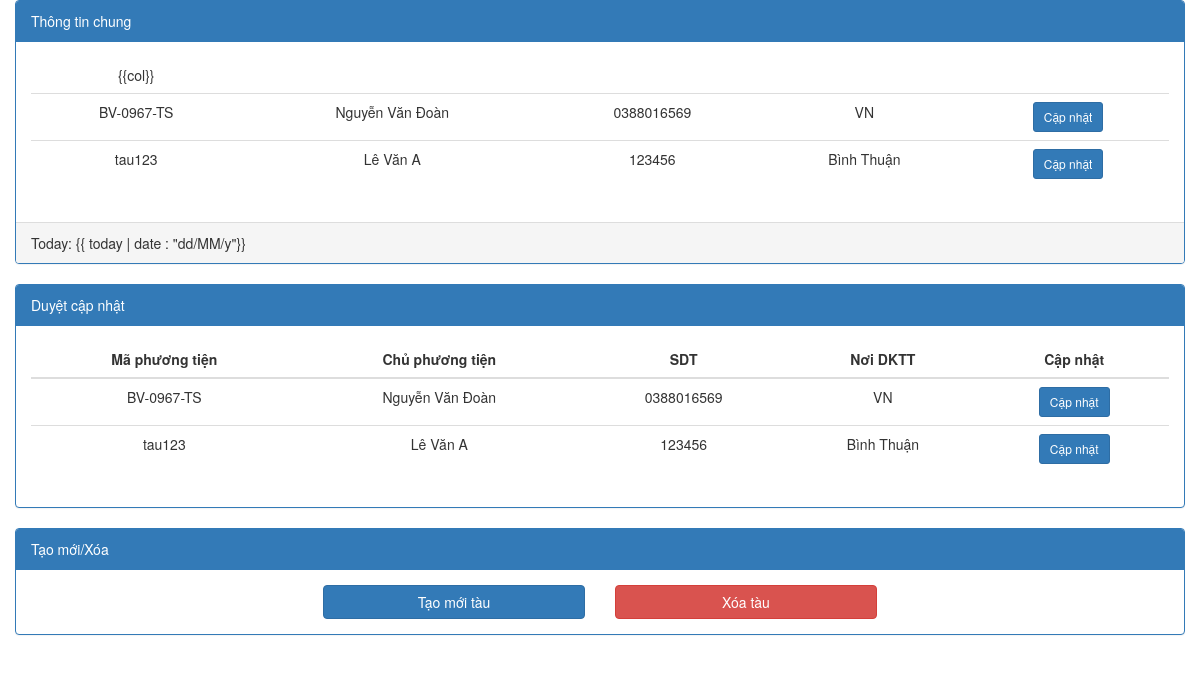
The page / on the database its author committed.
### tables this page shows
CREATE TABLE `tauinfo` (
  `soPT` varchar(20) NOT NULL COMMENT 'Số phương tiện',
  `chuPT` varchar(50) NOT NULL COMMENT 'Chủ phương tiện',
  `sdt` varchar(20) NOT NULL COMMENT 'Số điện thoại',
  `noiDKTT` varchar(100) DEFAULT NULL COMMENT 'Nơi DKTT'
);

CREATE TABLE `tauinfoupdate` (
  `soPT` varchar(20) NOT NULL COMMENT 'Số phương tiện',
  `chuPT` varchar(50) NOT NULL COMMENT 'Chủ phương tiện',
  `sdt` varchar(20) NOT NULL COMMENT 'Số điện thoại',
  `noiDKTT` varchar(100) NOT NULL COMMENT 'Nơi ĐKTT'
);

### index.php (the view, shortened to what this page needs)
<!doctype html >
<html ng-app="my_app" >
<head>
    <link rel="stylesheet" href="https://maxcdn.bootstrapcdn.com/bootstrap/3.3.7/css/bootstrap.min.css">
</head>
<body ng-controller="my_controller">
    <div class="container-fluid">
        <div class="panel panel-primary">
            <div class="panel-heading">
                Thông tin chung
            </div>
            <div class="panel-body">
                <table class="table table-hover">
                    <thead>
                        <tr>
                            <td ng-repeat="col in columns" class="text-center">{{col}}</td>
                        </tr>
                    </thead>
                    <tbody>
                        <?php
                        include_once 'connectdb.php';
                        $sql = "SELECT * FROM tauinfo;";
                        $result = $conn->query($sql);
                        while ($row = $result->fetch_assoc()){
                            echo '<tr><td class="text-center">' .$row["soPT"].'</td>
                            <td class="text-center">' .$row["chuPT"].'</td>
                            <td class="text-center">' .$row["sdt"].'</td>
                            <td class="text-center">' .$row["noiDKTT"].'</td>
                            <td class="text-center">
                                    <a class="btn btn-primary btn-sm" href="/qlbp/updaterequest.php?soPT='.$row["soPT"].'">Cập nhật</a>
                                </td>
                            </tr>';
                        }
                        ?>
                    </tbody>
                </table>
            </div>
            <div class="panel-footer">Today: {{ today | date : "dd/MM/y"}}</div>
        </div>
        <div class="panel panel-primary">
            <div class="panel-heading">
                Duyệt cập nhật
            </div>
            <div class="panel-body">
            <table class="table">
                    <thead>
                        <tr>
                            <th class="text-center">Mã phương tiện</th>
                            <th class="text-center">Chủ phương tiện</th>
                            <th class="text-center">SDT</th>
                            <th class="text-center">Nơi DKTT</th>
                            <th class="text-center">Cập nhật</th>
                        </tr>
                    </thead>
                    <tbody>
                        <?php
                        include_once 'connectdb.php';
                        $sql = "SELECT *  FROM tauinfoupdate;";
                        $result = $conn->query($sql);
                        while ($row = $result->fetch_assoc()){
                            echo '<tr>
                            <td class="text-center">' .$row["soPT"].'</td>
                            <td class="text-center">' .$row["chuPT"].'</td>
                            <td class="text-center">' .$row["sdt"].'</td>
                            <td class="text-center">' .$row["noiDKTT"].'</td>
                                <td class="text-center">
                                    <a class="btn btn-primary btn-sm" href="/qlbp/edit.php?soPT='.$row["soPT"].'">Cập nhật</a>
                                </td>
                            </tr>';
                        }
                        ?>
                    </tbody>
                </table>
            </div>
        </div>
        <div class="panel panel-primary">
            <div class="panel-heading">
                Tạo mới/Xóa
            </div>
            <div class="panel-body">
            <div class="row">
                    <div class="col-sm-offset-3 col-sm-3 d-grid">
                            <a class="btn btn-primary btn-block" href="/qlbp/addnew.php">Tạo mới tàu</a>
                    </div>
                    <div class="col-sm-3 d-grid">
                        <a href="/qlbp/index.php" class="btn btn-danger btn-block">Xóa tàu</a>
                    </div>
                </div>
            </div>
        </div>
    </div>
</body>
</html>

### rows shown on the page
tauinfo: soPT "BV-0967-TS", chuPT "Nguyễn Văn Đoàn", sdt "0388016569", noiDKTT "VN"
tauinfo: soPT "tau123", chuPT "Lê Văn A", sdt "123456", noiDKTT "Bình Thuận"
tauinfoupdate: soPT "BV-0967-TS", chuPT "Nguyễn Văn Đoàn", sdt "0388016569", noiDKTT "VN"
tauinfoupdate: soPT "tau123", chuPT "Lê Văn A", sdt "123456", noiDKTT "Bình Thuận"
